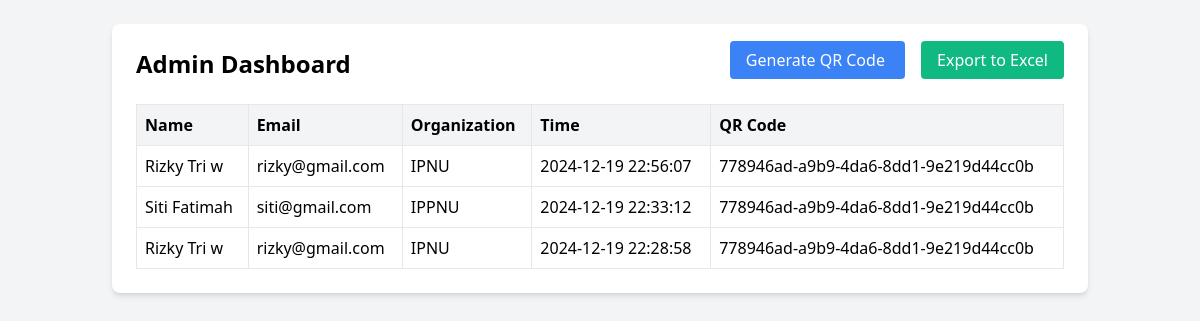
The app's page /admin/dashboard (signed in) with its own data.
### app.py (models this page shows)
class Attendance(db.Model):
    id = db.Column(db.Integer, primary_key=True)
    user_id = db.Column(db.Integer, db.ForeignKey('user.id'), nullable=False)
    timestamp = db.Column(db.DateTime, nullable=False, default=datetime.utcnow)
    qr_code = db.Column(db.String(100), nullable=False)

class User(UserMixin, db.Model):
    id = db.Column(db.Integer, primary_key=True)
    email = db.Column(db.String(100), unique=True)
    password = db.Column(db.String(100))
    name = db.Column(db.String(100))
    organization = db.Column(db.String(100))  # IPNU/IPPNU
    is_admin = db.Column(db.Boolean, default=False)
    attendances = db.relationship('Attendance', backref='user', lazy=True)

### app.py (the view)
@app.route('/admin/dashboard')
@login_required
def admin_dashboard():
    if not current_user.is_admin:
        return redirect(url_for('user_dashboard'))
    attendances = Attendance.query.order_by(Attendance.timestamp.desc()).all()
    return render_template('admin_dashboard.html', attendances=attendances)

### app.py (called while the page is built)
@login_manager.user_loader
def load_user(user_id):
    return User.query.get(int(user_id))

### templates/admin_dashboard.html (shortened to what this page needs)
<!DOCTYPE html>
<html>
  <head>
    <link
      href="https://cdn.jsdelivr.net/npm/tailwindcss@2.2.19/dist/tailwind.min.css"
      rel="stylesheet"
    />
  </head>
  <body class="bg-gray-100">
    <div class="container mx-auto p-6">
      <div class="bg-white rounded-lg shadow-md p-6">
        <div class="flex justify-between mb-6">
          <h2 class="text-2xl font-bold">Admin Dashboard</h2>
          <div>
            <a
              href="{{ url_for('generate_qr') }}"
              class="bg-blue-500 text-white px-4 py-2 rounded hover:bg-blue-600 mr-4"
            >
              Generate QR Code
            </a>
            <a
              href="{{ url_for('export_excel') }}"
              class="bg-green-500 text-white px-4 py-2 rounded hover:bg-green-600"
            >
              Export to Excel
            </a>
          </div>
        </div>
        <div class="overflow-x-auto">
          <table class="w-full border-collapse">
            <thead>
              <tr class="bg-gray-100">
                <th class="border p-2 text-left">Name</th>
                <th class="border p-2 text-left">Email</th>
                <th class="border p-2 text-left">Organization</th>
                <th class="border p-2 text-left">Time</th>
                <th class="border p-2 text-left">QR Code</th>
              </tr>
            </thead>
            <tbody>
              {% for attendance in attendances %}
              <tr>
                <td class="border p-2">{{ attendance.user.name }}</td>
                <td class="border p-2">{{ attendance.user.email }}</td>
                <td class="border p-2">{{ attendance.user.organization }}</td>
                <td class="border p-2">
                  {{ attendance.timestamp.strftime('%Y-%m-%d %H:%M:%S') }}
                </td>
                <td class="border p-2">{{ attendance.qr_code }}</td>
              </tr>
              {% endfor %}
            </tbody>
          </table>
        </div>
      </div>
    </div>
  </body>
</html>

### records on screen
Attendance: user.name "Rizky Tri w", user.email "rizky@gmail.com", user.organization "IPNU", timestamp "2024-12-19 22:56:07", qr_code "778946ad-a9b9-4da6-8dd1-9e219d44cc0b"
Attendance: user.name "Siti Fatimah", user.email "siti@gmail.com", user.organization "IPPNU", timestamp "2024-12-19 22:33:12", qr_code "778946ad-a9b9-4da6-8dd1-9e219d44cc0b"
Attendance: user.name "Rizky Tri w", user.email "rizky@gmail.com", user.organization "IPNU", timestamp "2024-12-19 22:28:58", qr_code "778946ad-a9b9-4da6-8dd1-9e219d44cc0b"
